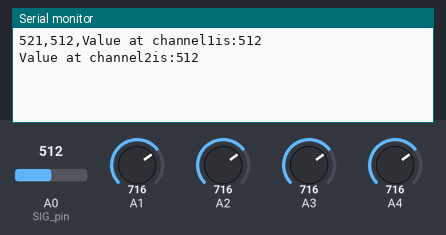
The sketch below on a simulated Arduino Mega 2560, built with avr-gcc and run on an emulated ATmega2560. Shown: the last lines printed to the serial monitor. The test bench sets the inputs (shaded band); at power-on: A1 = 716, A0 (SIG_pin) = 512, A3 = 716, A2 = 716, A4 = 716.

Above: at 1.2 s.
1.3 s: A1 set to 716
At 2.3 s:
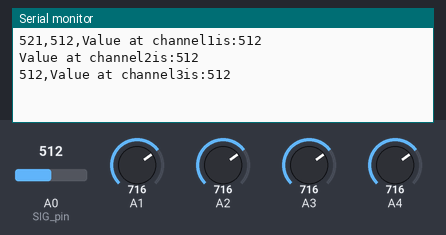
4.5 s: A0 (SIG_pin) set to 716
At 10.3 s:
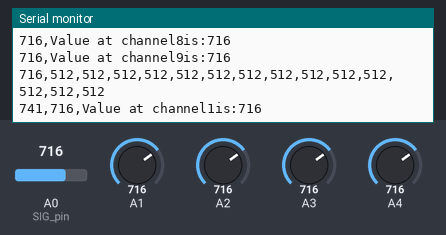
10.5 s: A0 (SIG_pin) set to 992
At 11.3 s:
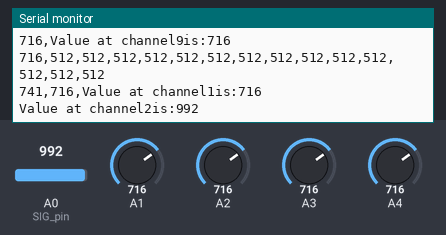
12.0 s: A3 set to 716
At 13.2 s:
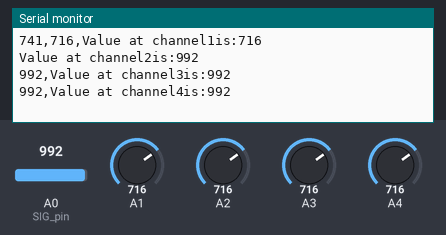
13.5 s: A2 set to 716
At 14.0 s:
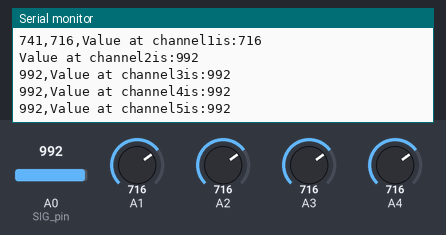
15.0 s: A4 set to 716
At 16.3 s:
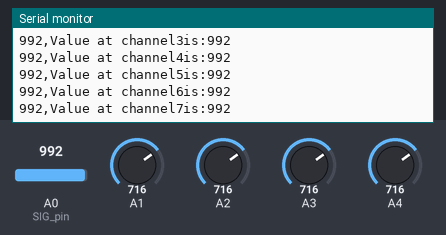
Timing chart, 0 to 17.5 s (numbered marks = the images above; inputs shaded):
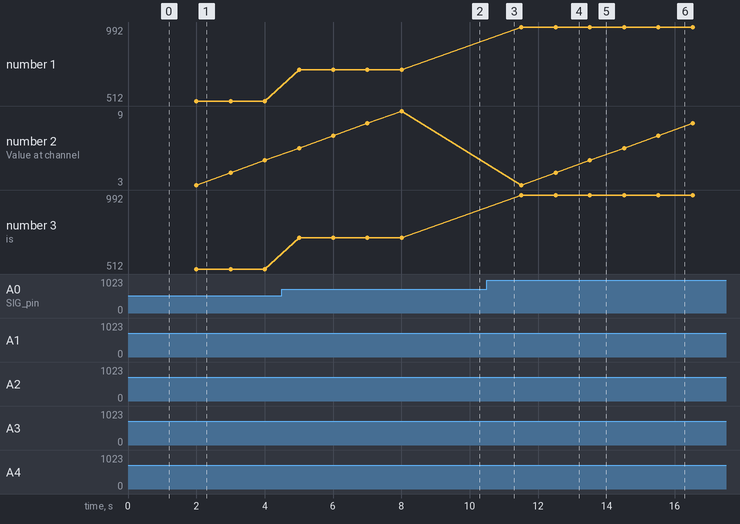

The sketch:

mux-timezone.ino
```cpp
//switch mux to channel 15 and read the value

//Mux control pins
//int EN = 2;
int s0 = 8;
int s1 = 9;
int s2 = 10;
int s3 = 11;

//Mux in “SIG” pin
int SIG_pin = 0;

void setup() {
  pinMode(s0, OUTPUT);
  pinMode(s1, OUTPUT);
  pinMode(s2, OUTPUT);
  pinMode(s3, OUTPUT);

  digitalWrite(s0, LOW);
  digitalWrite(s1, LOW);
  digitalWrite(s2, LOW);
  digitalWrite(s3, LOW);

  Serial.begin(9600);

}

void loop() {
  //Loop through and read all 16 values
  //Reports back Value at channel 6 is: 346
  int valueToSend = map(readMux(0), 30, 400, 0, 400);
  Serial.print(valueToSend);
  Serial.print(",");
  for (int i = 1; i < 10; i++) {
    //    int i=1;
    if (i != 2) {
      valueToSend = readMux(i);
      Serial.print(valueToSend);
      Serial.print(",");
    }
        Serial.print("Value at channel");
        Serial.print(i);
        Serial.print("is:");
        Serial.println(readMux(i));
        delay(1000);
  }


  valueToSend = analogRead(A1);
  Serial.print(valueToSend);
  Serial.print(",");

  valueToSend = analogRead(A2);
  Serial.print(valueToSend);
  Serial.print(",");

  valueToSend = analogRead(A3);
  Serial.print(valueToSend);
  Serial.print(",");

  valueToSend = analogRead(A4);
  Serial.print(valueToSend);
  Serial.print(",");

  valueToSend = analogRead(A5);
  Serial.print(valueToSend);
  Serial.print(",");

  valueToSend = analogRead(A6);
  Serial.print(valueToSend);
  Serial.print(",");

  valueToSend = analogRead(A7);
  Serial.print(valueToSend);
  Serial.print(",");

  valueToSend = analogRead(A8);
  Serial.print(valueToSend);
  Serial.print(",");

  valueToSend = analogRead(A9);
  Serial.print(valueToSend);
  Serial.print(",");

  valueToSend = analogRead(A10);
  Serial.print(valueToSend);
  Serial.print(",");

  valueToSend = analogRead(A11);
  Serial.print(valueToSend);
  Serial.print(",");

  valueToSend = analogRead(A12);
  Serial.print(valueToSend);
  Serial.print(",");

  valueToSend = analogRead(A13);
  Serial.print(valueToSend);
  Serial.print(",");

  valueToSend = analogRead(A14);
  Serial.print(valueToSend);
  Serial.print(",");

  valueToSend = analogRead(A15);
  Serial.println(valueToSend);
  delay(500);
}

int readMux(int channel) {
  int controlPin[] = {s0, s1, s2, s3};
  int muxChannel[16][4] = {
    {0, 0, 0, 0}, //channel 0
    {1, 0, 0, 0}, //channel 1
    {0, 1, 0, 0}, //channel 2
    {1, 1, 0, 0}, //channel 3
    {0, 0, 1, 0}, //channel 4
    {1, 0, 1, 0}, //channel 5
    {0, 1, 1, 0}, //channel 6
    {1, 1, 1, 0}, //channel 7
    {0, 0, 0, 1}, //channel 8
    {1, 0, 0, 1}, //channel 9
    {0, 1, 0, 1}, //channel 10
    {1, 1, 0, 1}, //channel 11
    {0, 0, 1, 1}, //channel 12
    {1, 0, 1, 1}, //channel 13
    {0, 1, 1, 1}, //channel 14
    {1, 1, 1, 1} //channel 15
  };

  //loop through the 4 sig
  for (int i = 0; i < 4; i ++) {
    digitalWrite(controlPin[i], muxChannel[channel][i]);
  }

  //read the value at the SIG pin
  int val = analogRead(SIG_pin);

  //return the value
  return val;
  delay(500);

}
```

Measured:
- after the input at 4.5 s, the serial monitor: prints a new line after 0.51 s (image 2)
- after the input at 10.5 s, the serial monitor: prints a new line at once (image 3)
- plotted number 1: 716 → 992 after the input at 10.5 s
- plotted number 3: 716 → 992 after the input at 10.5 s
